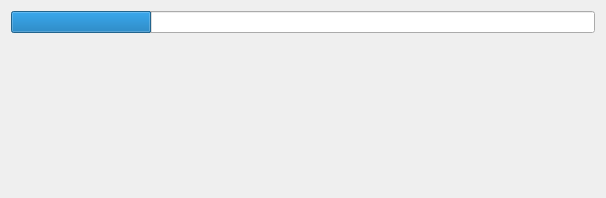
<?xml version="1.0" encoding="UTF-8"?>
<ui version="4.0">
 <class>QSmsParamWindowClass</class>
 <widget class="QWidget" name="QSmsParamWindowClass">
  <property name="geometry">
   <rect>
    <x>0</x>
    <y>0</y>
    <width>606</width>
    <height>198</height>
   </rect>
  </property>
  <property name="windowTitle">
   <string>QSmsParamWindow</string>
  </property>
  <layout class="QGridLayout" name="gridLayout">
   <item row="0" column="0">
    <widget class="QProgressBar" name="progressBar">
     <property name="value">
      <number>24</number>
     </property>
     <property name="textVisible">
      <bool>false</bool>
     </property>
     <property name="format">
      <string>%p%</string>
     </property>
    </widget>
   </item>
   <item row="1" column="0">
    <spacer name="verticalSpacer">
     <property name="orientation">
      <enum>Qt::Vertical</enum>
     </property>
     <property name="sizeHint" stdset="0">
      <size>
       <width>20</width>
       <height>150</height>
      </size>
     </property>
    </spacer>
   </item>
  </layout>
 </widget>
 <layoutdefault spacing="6" margin="11"/>
 <resources/>
 <connections/>
</ui>
